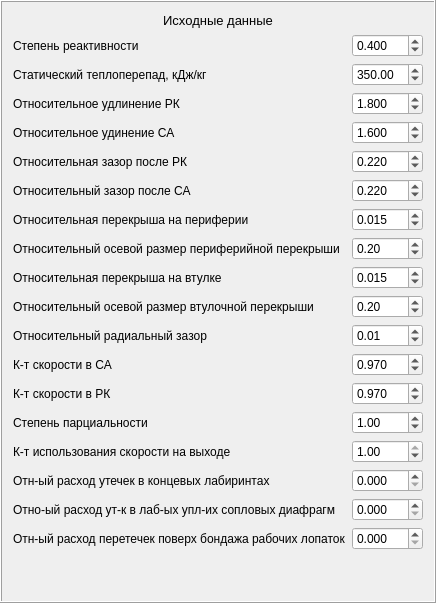
         <widget class="QFrame" name="frame_5">
          <property name="frameShape">
           <enum>QFrame::Box</enum>
          </property>
          <property name="frameShadow">
           <enum>QFrame::Raised</enum>
          </property>
          <layout class="QVBoxLayout" name="verticalLayout_2">
           <item>
            <widget class="QLabel" name="label_32">
             <property name="enabled">
              <bool>true</bool>
             </property>
             <property name="font">
              <font>
               <pointsize>10</pointsize>
              </font>
             </property>
             <property name="text">
              <string>Исходные данные</string>
             </property>
             <property name="alignment">
              <set>Qt::AlignCenter</set>
             </property>
            </widget>
           </item>
           <item>
            <layout class="QGridLayout" name="gridLayout">
             <item row="7" column="0">
              <widget class="QLabel" name="label_15">
               <property name="text">
                <string>Относительный осевой размер периферийной перекрыши</string>
               </property>
              </widget>
             </item>
             <item row="6" column="0">
              <widget class="QLabel" name="label">
               <property name="toolTip">
                <string/>
               </property>
               <property name="whatsThis">
                <string/>
               </property>
               <property name="text">
                <string>Относительная перекрыша на периферии</string>
               </property>
              </widget>
             </item>
             <item row="14" column="0">
              <widget class="QLabel" name="label_47">
               <property name="text">
                <string>К-т использования скорости на выходе</string>
               </property>
              </widget>
             </item>
             <item row="4" column="1">
              <widget class="QDoubleSpinBox" name="delta_a_b_rk_ratio">
               <property name="decimals">
                <number>3</number>
               </property>
               <property name="maximum">
                <double>10.000000000000000</double>
               </property>
               <property name="singleStep">
                <double>0.100000000000000</double>
               </property>
               <property name="value">
                <double>0.220000000000000</double>
               </property>
              </widget>
             </item>
             <item row="4" column="0">
              <widget class="QLabel" name="label_40">
               <property name="text">
                <string>Относительная зазор после РК</string>
               </property>
              </widget>
             </item>
             <item row="0" column="0">
              <widget class="QLabel" name="label_rho">
               <property name="text">
                <string>Степень реактивности</string>
               </property>
              </widget>
             </item>
             <item row="16" column="0">
              <widget class="QLabel" name="label_49">
               <property name="text">
                <string>Отно-ый расход ут-к в лаб-ых упл-их сопловых диафрагм</string>
               </property>
              </widget>
             </item>
             <item row="5" column="0">
              <widget class="QLabel" name="label_41">
               <property name="text">
                <string>Относительный зазор после СА</string>
               </property>
              </widget>
             </item>
             <item row="10" column="1">
              <widget class="QDoubleSpinBox" name="delta_r_rel">
               <property name="maximum">
                <double>0.300000000000000</double>
               </property>
               <property name="singleStep">
                <double>0.010000000000000</double>
               </property>
               <property name="value">
                <double>0.010000000000000</double>
               </property>
              </widget>
             </item>
             <item row="11" column="1">
              <widget class="QDoubleSpinBox" name="phi">
               <property name="decimals">
                <number>3</number>
               </property>
               <property name="maximum">
                <double>1.000000000000000</double>
               </property>
               <property name="singleStep">
                <double>0.010000000000000</double>
               </property>
               <property name="value">
                <double>0.970000000000000</double>
               </property>
              </widget>
             </item>
             <item row="13" column="0">
              <widget class="QLabel" name="label_46">
               <property name="text">
                <string>Степень парциальности</string>
               </property>
              </widget>
             </item>
             <item row="3" column="1">
              <widget class="QDoubleSpinBox" name="l1_b_sa_ratio">
               <property name="decimals">
                <number>3</number>
               </property>
               <property name="singleStep">
                <double>0.100000000000000</double>
               </property>
               <property name="value">
                <double>1.600000000000000</double>
               </property>
              </widget>
             </item>
             <item row="1" column="0">
              <widget class="QLabel" name="label_H0">
               <property name="text">
                <string>Статический теплоперепад, кДж/кг</string>
               </property>
              </widget>
             </item>
             <item row="1" column="1">
              <widget class="QDoubleSpinBox" name="H0">
               <property name="maximum">
                <double>5000.000000000000000</double>
               </property>
               <property name="singleStep">
                <double>10.000000000000000</double>
               </property>
               <property name="value">
                <double>350.000000000000000</double>
               </property>
              </widget>
             </item>
             <item row="11" column="0">
              <widget class="QLabel" name="label_44">
               <property name="text">
                <string>К-т скорости в СА</string>
               </property>
              </widget>
             </item>
             <item row="17" column="1">
              <widget class="QDoubleSpinBox" name="g_lb">
               <property name="decimals">
                <number>3</number>
               </property>
               <property name="maximum">
                <double>1.000000000000000</double>
               </property>
               <property name="singleStep">
                <double>0.010000000000000</double>
               </property>
              </widget>
             </item>
             <item row="10" column="0">
              <widget class="QLabel" name="label_43">
               <property name="text">
                <string>Относительный радиальный зазор</string>
               </property>
              </widget>
             </item>
             <item row="15" column="0">
              <widget class="QLabel" name="label_48">
               <property name="text">
                <string>Отн-ый расход утечек в концевых лабиринтах</string>
               </property>
              </widget>
             </item>
             <item row="15" column="1">
              <widget class="QDoubleSpinBox" name="g_lk">
               <property name="decimals">
                <number>3</number>
               </property>
               <property name="maximum">
                <double>1.000000000000000</double>
               </property>
               <property name="singleStep">
                <double>0.010000000000000</double>
               </property>
              </widget>
             </item>
             <item row="0" column="1">
              <widget class="QDoubleSpinBox" name="rho">
               <property name="enabled">
                <bool>true</bool>
               </property>
               <property name="readOnly">
                <bool>false</bool>
               </property>
               <property name="decimals">
                <number>3</number>
               </property>
               <property name="maximum">
                <double>1.000000000000000</double>
               </property>
               <property name="singleStep">
                <double>0.050000000000000</double>
               </property>
               <property name="value">
                <double>0.400000000000000</double>
               </property>
              </widget>
             </item>
             <item row="13" column="1">
              <widget class="QDoubleSpinBox" name="epsilon">
               <property name="maximum">
                <double>5.000000000000000</double>
               </property>
               <property name="singleStep">
                <double>0.010000000000000</double>
               </property>
               <property name="value">
                <double>1.000000000000000</double>
               </property>
              </widget>
             </item>
             <item row="12" column="1">
              <widget class="QDoubleSpinBox" name="psi">
               <property name="decimals">
                <number>3</number>
               </property>
               <property name="maximum">
                <double>1.000000000000000</double>
               </property>
               <property name="singleStep">
                <double>0.010000000000000</double>
               </property>
               <property name="value">
                <double>0.970000000000000</double>
               </property>
              </widget>
             </item>
             <item row="12" column="0">
              <widget class="QLabel" name="label_45">
               <property name="text">
                <string>К-т скорости в РК</string>
               </property>
              </widget>
             </item>
             <item row="2" column="0">
              <widget class="QLabel" name="label_35">
               <property name="text">
                <string>Относительное удлинение РК</string>
               </property>
              </widget>
             </item>
             <item row="17" column="0">
              <widget class="QLabel" name="label_50">
               <property name="text">
                <string>Отн-ый расход перетечек поверх бондажа рабочих лопаток</string>
               </property>
              </widget>
             </item>
             <item row="3" column="0">
              <widget class="QLabel" name="label_36">
               <property name="text">
                <string>Относительное удинение СА</string>
               </property>
              </widget>
             </item>
             <item row="2" column="1">
              <widget class="QDoubleSpinBox" name="l2_b_rk_ratio">
               <property name="decimals">
                <number>3</number>
               </property>
               <property name="singleStep">
                <double>0.100000000000000</double>
               </property>
               <property name="value">
                <double>1.800000000000000</double>
               </property>
              </widget>
             </item>
             <item row="5" column="1">
              <widget class="QDoubleSpinBox" name="delta_a_b_sa_ratio">
               <property name="decimals">
                <number>3</number>
               </property>
               <property name="maximum">
                <double>10.000000000000000</double>
               </property>
               <property name="singleStep">
                <double>0.100000000000000</double>
               </property>
               <property name="value">
                <double>0.220000000000000</double>
               </property>
              </widget>
             </item>
             <item row="14" column="1">
              <widget class="QDoubleSpinBox" name="mu">
               <property name="maximum">
                <double>1.000000000000000</double>
               </property>
               <property name="singleStep">
                <double>0.010000000000000</double>
               </property>
               <property name="value">
                <double>1.000000000000000</double>
               </property>
              </widget>
             </item>
             <item row="16" column="1">
              <widget class="QDoubleSpinBox" name="g_ld">
               <property name="decimals">
                <number>3</number>
               </property>
               <property name="maximum">
                <double>1.000000000000000</double>
               </property>
               <property name="singleStep">
                <double>0.010000000000000</double>
               </property>
              </widget>
             </item>
             <item row="6" column="1">
              <widget class="QDoubleSpinBox" name="p_r_out_l1_ratio">
               <property name="decimals">
                <number>3</number>
               </property>
               <property name="maximum">
                <double>0.500000000000000</double>
               </property>
               <property name="singleStep">
                <double>0.005000000000000</double>
               </property>
               <property name="value">
                <double>0.015000000000000</double>
               </property>
              </widget>
             </item>
             <item row="8" column="0">
              <widget class="QLabel" name="label_2">
               <property name="text">
                <string>Относительная перекрыша на втулке</string>
               </property>
              </widget>
             </item>
             <item row="8" column="1">
              <widget class="QDoubleSpinBox" name="p_r_in_l1_ratio">
               <property name="decimals">
                <number>3</number>
               </property>
               <property name="maximum">
                <double>0.300000000000000</double>
               </property>
               <property name="singleStep">
                <double>0.005000000000000</double>
               </property>
               <property name="value">
                <double>0.015000000000000</double>
               </property>
              </widget>
             </item>
             <item row="9" column="0">
              <widget class="QLabel" name="label_16">
               <property name="text">
                <string>Относительный осевой размер втулочной перекрыши</string>
               </property>
              </widget>
             </item>
             <item row="7" column="1">
              <widget class="QDoubleSpinBox" name="p_a_out_rel">
               <property name="decimals">
                <number>2</number>
               </property>
               <property name="maximum">
                <double>1.000000000000000</double>
               </property>
               <property name="singleStep">
                <double>0.050000000000000</double>
               </property>
               <property name="value">
                <double>0.200000000000000</double>
               </property>
              </widget>
             </item>
             <item row="9" column="1">
              <widget class="QDoubleSpinBox" name="p_a_in_rel">
               <property name="decimals">
                <number>2</number>
               </property>
               <property name="maximum">
                <double>1.000000000000000</double>
               </property>
               <property name="singleStep">
                <double>0.050000000000000</double>
               </property>
               <property name="value">
                <double>0.200000000000000</double>
               </property>
              </widget>
             </item>
            </layout>
           </item>
           <item>
            <spacer name="verticalSpacer_5">
             <property name="orientation">
              <enum>Qt::Vertical</enum>
             </property>
             <property name="sizeHint" stdset="0">
              <size>
               <width>20</width>
               <height>40</height>
              </size>
             </property>
            </spacer>
           </item>
          </layout>
         </widget>
